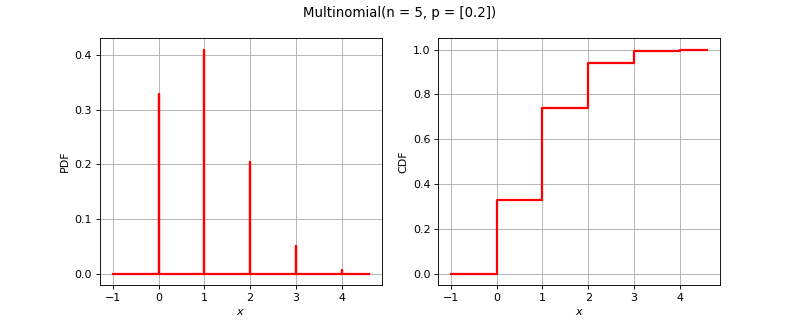

Write Python code to recreate this figure.
import openturns as ot
from matplotlib import pyplot as plt
from openturns.viewer import View
if ot.Multinomial().__class__.__name__ == 'Bernoulli':
    distribution = ot.Bernoulli(0.7)
elif ot.Multinomial().__class__.__name__ == 'Binomial':
    distribution = ot.Binomial(5, 0.2)
elif ot.Multinomial().__class__.__name__ == 'ComposedDistribution':
    copula = ot.IndependentCopula(2)
    marginals = [ot.Uniform(1.0, 2.0), ot.Normal(2.0, 3.0)]
    distribution = ot.ComposedDistribution(marginals, copula)
elif ot.Multinomial().__class__.__name__ == 'CumulativeDistributionNetwork':
    coll = [ot.Normal(2),ot.Dirichlet([0.5, 1.0, 1.5])]
    distribution = ot.CumulativeDistributionNetwork(coll, ot.BipartiteGraph([[0,1], [0,1]]))
elif ot.Multinomial().__class__.__name__ == 'Histogram':
    distribution = ot.Histogram([-1.0, 0.5, 1.0, 2.0], [0.45, 0.4, 0.15])
elif ot.Multinomial().__class__.__name__ == 'KernelMixture':
    kernel = ot.Uniform()
    sample = ot.Normal().getSample(5)
    bandwith = [1.0]
    distribution = ot.KernelMixture(kernel, bandwith, sample)
elif ot.Multinomial().__class__.__name__ == 'MaximumDistribution':
    coll = [ot.Uniform(2.5, 3.5), ot.LogUniform(1.0, 1.2), ot.Triangular(2.0, 3.0, 4.0)]
    distribution = ot.MaximumDistribution(coll)
elif ot.Multinomial().__class__.__name__ == 'Multinomial':
    distribution = ot.Multinomial(5, [0.2])
elif ot.Multinomial().__class__.__name__ == 'RandomMixture':
    coll = [ot.Triangular(0.0, 1.0, 5.0), ot.Uniform(-2.0, 2.0)]
    weights = [0.8, 0.2]
    cst = 3.0
    distribution = ot.RandomMixture(coll, weights, cst)
elif ot.Multinomial().__class__.__name__ == 'TruncatedDistribution':
    distribution = ot.TruncatedDistribution(ot.Normal(2.0, 1.5), 1.0, 4.0)
elif ot.Multinomial().__class__.__name__ == 'UserDefined':
    distribution = ot.UserDefined([[0.0], [1.0], [2.0]], [0.2, 0.7, 0.1])
elif ot.Multinomial().__class__.__name__ == 'ZipfMandelbrot':
    distribution = ot.ZipfMandelbrot(10, 2.5, 0.3)
else:
    distribution = ot.Multinomial()
dimension = distribution.getDimension()
title = str(distribution)[:100].split('\n')[0]
if dimension == 1:
    distribution.setDescription(['$x$'])
    pdf_graph = distribution.drawPDF()
    cdf_graph = distribution.drawCDF()
    fig = plt.figure(figsize=(10, 4))
    pdf_axis = fig.add_subplot(121)
    cdf_axis = fig.add_subplot(122)
    View(pdf_graph, figure=fig, axes=[pdf_axis], add_legend=False)
    View(cdf_graph, figure=fig, axes=[cdf_axis], add_legend=False)
    fig.suptitle(title)
elif dimension == 2:
    distribution.setDescription(['$x_1$', '$x_2$'])
    pdf_graph = distribution.drawPDF()
    pdf_graph.setTitle(title)
    fig = plt.figure(figsize=(10, 5))
    pdf_axis = fig.add_subplot(111)
    View(pdf_graph, figure=fig, axes=[pdf_axis], add_legend=False, square_axes=True)
